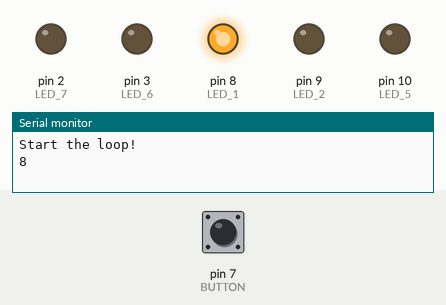
Bench run of a sketch on a simulated Arduino Uno, built with avr-gcc and run on an emulated ATmega328P. Parts: output pins drawn as LEDs (lit = HIGH), the last lines printed to the serial monitor. The test bench sets the inputs (shaded band); at power-on: pin 7 (BUTTON) HIGH. Pins used as bus, display or sensor lines are not drawn.

Above: at 0.1 s.
At 0.3 s:
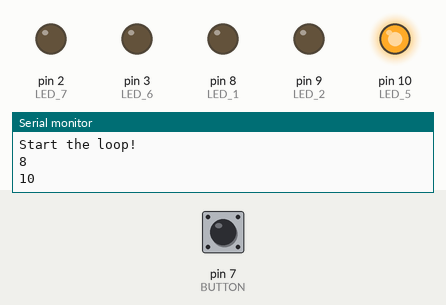
At 0.5 s:
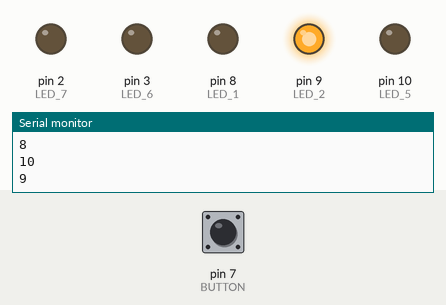
At 2.3 s:
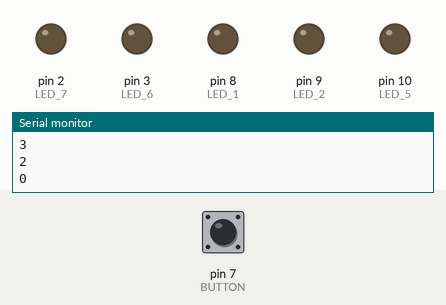
At 4.5 s:
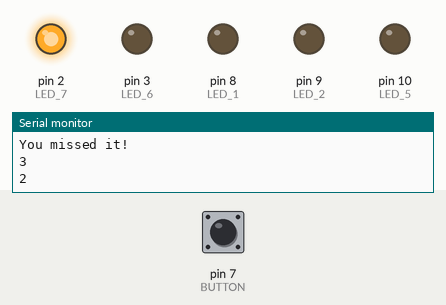
At 7.7 s:
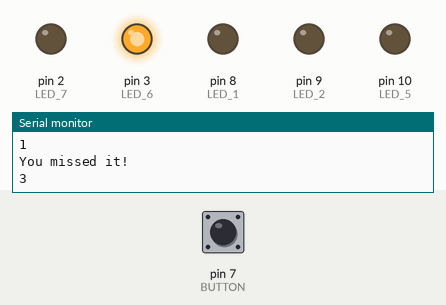
Timing chart, 0 to 8.0 s (numbered marks = the images above):
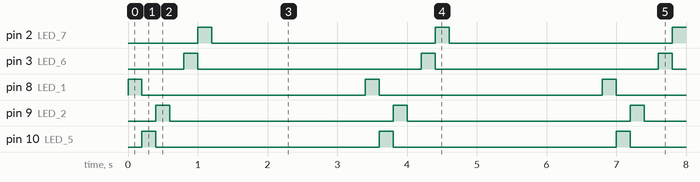

The sketch:

led-race.ino
```cpp
int LED_1 = 8;
int LED_2 = 9;
int LED_3 = 1;
int LED_4 = 0;
int LED_5 = 10;
int LED_6 = 3;
int LED_7 = 2;
int BUTTON = 7;

void setup() {
  pinMode(BUTTON, INPUT);
  pinMode(LED_1, OUTPUT);
  pinMode(LED_2, OUTPUT);
  pinMode(LED_3, OUTPUT);
  pinMode(LED_4, OUTPUT);
  pinMode(LED_5, OUTPUT);
  pinMode(LED_6, OUTPUT);
  pinMode(LED_7, OUTPUT);
  Serial.begin(115200);
}

void loop() {
    Serial.println("Start the loop!");
    check(LED_1);
    check(LED_5);
    check(LED_2);
    check(LED_3);
    check(LED_6);
    check(LED_7);
    check(LED_4);
    delay(2000);
}

void check(int led) {
    digitalWrite(led, HIGH);
    Serial.println(led);
    delay(200);
    digitalWrite(led, LOW);
    if (led == 1) {
        if (digitalRead(BUTTON) == LOW && digitalRead(led) == HIGH) {
            Serial.println("Awesome! You win!");
        }
        else {
            Serial.println("You missed it!");
        }
    }
}
```

Measured:
- by itself, pin 2 (LED_7), pin 3 (LED_6), pin 8 (LED_1), pin 9 (LED_2), pin 10 (LED_5): alternates HIGH for 0.20 s and LOW for 3.2 s
- by itself, everything shown: repeats every 3.4 s, in 7 steps
